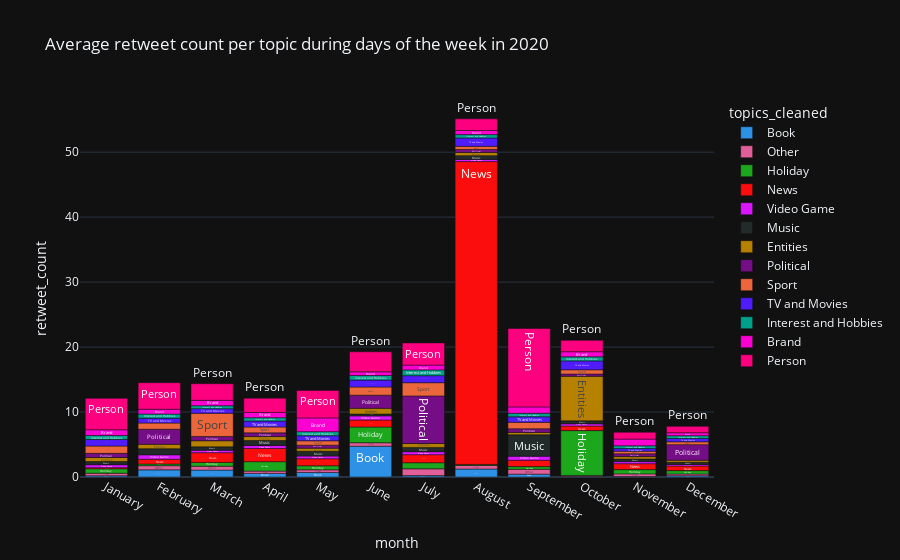

The cell this chart's notebook holds for it:
### Code cell
fig = px.bar(topic_analysis_2020_month, x="month", y="retweet_count", color="topics_cleaned", text="topics_cleaned", category_orders={'month': months}, title="Average retweet count per topic during days of the week in 2020",
             color_discrete_sequence=px.colors.qualitative.Dark24)
fig.show()

### Figure 1 — Plotly figure (JSON) as saved in the notebook; plotly's stock layout.template omitted (floating-point values rounded to 4 significant figures)
{"data": [{"alignmentgroup": "True", "hovertemplate": "topics_cleaned=%{text}<br>month=%{x}<br>retweet_count=%{y}<extra></extra>", "legendgroup": "Book", "marker": {"color": "#2E91E5", "pattern": {"shape": ""}}, "name": "Book", "offsetgroup": "Book", "orientation": "v", "showlegend": true, "text": ["Book", "Book", "Book", "Book", "Book", "Book", "Book", "Book", "Book", "Book", "Book", "Book"], "textposition": "auto", "x": ["November", "October", "January", "December", "July", "September", "April", "May", "March", "February", "August", "June"], "xaxis": "x", "y": [0.06897, 0.07895, 0.1923, 0.2, 0.2143, 0.439, 0.5556, 0.7, 1.067, 1.1, 1.233, 4.741], "yaxis": "y", "type": "bar"}, {"alignmentgroup": "True", "hovertemplate": "topics_cleaned=%{text}<br>month=%{x}<br>retweet_count=%{y}<extra></extra>", "legendgroup": "Other", "marker": {"color": "#E15F99", "pattern": {"shape": ""}}, "name": "Other", "offsetgroup": "Other", "orientation": "v", "showlegend": true, "text": ["Other", "Other", "Other", "Other", "Other", "Other", "Other", "Other", "Other", "Other", "Other", "Other"], "textposition": "auto", "x": ["October", "December", "April", "January", "May", "November", "June", "August", "March", "February", "September", "July"], "xaxis": "x", "y": [0.161, 0.2577, 0.3516, 0.3939, 0.4053, 0.4098, 0.5294, 0.5372, 0.587, 0.6418, 0.7483, 1.045], "yaxis": "y", "type": "bar"}, {"alignmentgroup": "True", "hovertemplate": "topics_cleaned=%{text}<br>month=%{x}<br>retweet_count=%{y}<extra></extra>", "legendgroup": "Holiday", "marker": {"color": "#1CA71C", "pattern": {"shape": ""}}, "name": "Holiday", "offsetgroup": "Holiday", "orientation": "v", "showlegend": true, "text": ["Holiday", "Holiday", "Holiday", "Holiday", "Holiday", "Holiday", "Holiday", "Holiday", "Holiday", "Holiday", "Holiday", "Holiday"], "textposition": "auto", "x": ["August", "February", "September", "December", "March", "May", "November", "January", "July", "April", "June", "October"], "xaxis": "x", "y": [0.1702, 0.2514, 0.4098, 0.5263, 0.5931, 0.6259, 0.6575, 0.6803, 0.9378, 1.453, 2.419, 6.903], "yaxis": "y", "type": "bar"}, {"alignmentgroup": "True", "hovertemplate": "topics_cleaned=%{text}<br>month=%{x}<br>retweet_count=%{y}<extra></extra>", "legendgroup": "News", "marker": {"color": "#FB0D0D", "pattern": {"shape": ""}}, "name": "News", "offsetgroup": "News", "orientation": "v", "showlegend": true, "text": ["News", "News", "News", "News", "News", "News", "News", "News", "News", "News", "News", "News"], "textposition": "auto", "x": ["January", "October", "December", "February", "November", "September", "May", "June", "July", "March", "April", "August"], "xaxis": "x", "y": [0.1739, 0.7076, 0.716, 0.7355, 0.9134, 0.9826, 1.082, 1.09, 1.241, 1.498, 2.03, 46.61], "yaxis": "y", "type": "bar"}, {"alignmentgroup": "True", "hovertemplate": "topics_cleaned=%{text}<br>month=%{x}<br>retweet_count=%{y}<extra></extra>", "legendgroup": "Video Game", "marker": {"color": "#DA16FF", "pattern": {"shape": ""}}, "name": "Video Game", "offsetgroup": "Video Game", "orientation": "v", "showlegend": true, "text": ["Video Game", "Video Game", "Video Game", "Video Game", "Video Game", "Video Game", "Video Game", "Video Game", "Video Game", "Video Game", "Video Game", "Video Game"], "textposition": "auto", "x": ["December", "November", "August", "October", "March", "May", "April", "January", "July", "June", "September", "February"], "xaxis": "x", "y": [0.2321, 0.3188, 0.3333, 0.3367, 0.3771, 0.4104, 0.4495, 0.4504, 0.4583, 0.6264, 0.6318, 0.6879], "yaxis": "y", "type": "bar"}, {"alignmentgroup": "True", "hovertemplate": "topics_cleaned=%{text}<br>month=%{x}<br>retweet_count=%{y}<extra></extra>", "legendgroup": "Music", "marker": {"color": "#222A2A", "pattern": {"shape": ""}}, "name": "Music", "offsetgroup": "Music", "orientation": "v", "showlegend": true, "text": ["Music", "Music", "Music", "Music", "Music", "Music", "Music", "Music", "Music", "Music", "Music", "Music"], "textposition": "auto", "x": ["June", "December", "November", "October", "January", "March", "August", "July", "May", "April", "February", "September"], "xaxis": "x", "y": [0.2927, 0.3333, 0.3986, 0.4609, 0.4898, 0.5198, 0.5802, 0.6606, 0.7381, 0.7723, 0.9389, 3.289], "yaxis": "y", "type": "bar"}, {"alignmentgroup": "True", "hovertemplate": "topics_cleaned=%{text}<br>month=%{x}<br>retweet_count=%{y}<extra></extra>", "legendgroup": "Entities", "marker": {"color": "#B68100", "pattern": {"shape": ""}}, "name": "Entities", "offsetgroup": "Entities", "orientation": "v", "showlegend": true, "text": ["Entities", "Entities", "Entities", "Entities", "Entities", "Entities", "Entities", "Entities", "Entities", "Entities", "Entities", "Entities"], "textposition": "auto", "x": ["December", "September", "November", "August", "May", "July", "April", "January", "February", "June", "March", "October"], "xaxis": "x", "y": [0.3225, 0.3609, 0.3757, 0.4782, 0.4831, 0.592, 0.6114, 0.618, 0.6747, 0.8782, 0.9339, 6.853], "yaxis": "y", "type": "bar"}, {"alignmentgroup": "True", "hovertemplate": "topics_cleaned=%{text}<br>month=%{x}<br>retweet_count=%{y}<extra></extra>", "legendgroup": "Political", "marker": {"color": "#750D86", "pattern": {"shape": ""}}, "name": "Political", "offsetgroup": "Political", "orientation": "v", "showlegend": true, "text": ["Political", "Political", "Political", "Political", "Political", "Political", "Political", "Political", "Political", "Political", "Political", "Political"], "textposition": "auto", "x": ["October", "November", "May", "August", "September", "April", "January", "March", "June", "February", "December", "July"], "xaxis": "x", "y": [0.3523, 0.4371, 0.4552, 0.4699, 0.5606, 0.5714, 0.6429, 0.6634, 2.018, 2.324, 2.394, 7.328], "yaxis": "y", "type": "bar"}, {"alignmentgroup": "True", "hovertemplate": "topics_cleaned=%{text}<br>month=%{x}<br>retweet_count=%{y}<extra></extra>", "legendgroup": "Sport", "marker": {"color": "#EB663B", "pattern": {"shape": ""}}, "name": "Sport", "offsetgroup": "Sport", "orientation": "v", "showlegend": true, "text": ["Sport", "Sport", "Sport", "Sport", "Sport", "Sport", "Sport", "Sport", "Sport", "Sport", "Sport", "Sport"], "textposition": "auto", "x": ["November", "December", "August", "October", "May", "April", "February", "September", "January", "June", "July", "March"], "xaxis": "x", "y": [0.3944, 0.434, 0.4917, 0.6547, 0.6704, 0.9029, 0.951, 0.9907, 1.12, 1.262, 2.038, 3.568], "yaxis": "y", "type": "bar"}, {"alignmentgroup": "True", "hovertemplate": "topics_cleaned=%{text}<br>month=%{x}<br>retweet_count=%{y}<extra></extra>", "legendgroup": "TV and Movies", "marker": {"color": "#511CFB", "pattern": {"shape": ""}}, "name": "TV and Movies", "offsetgroup": "TV and Movies", "orientation": "v", "showlegend": true, "text": ["TV and Movies", "TV and Movies", "TV and Movies", "TV and Movies", "TV and Movies", "TV and Movies", "TV and Movies", "TV and Movies", "TV and Movies", "TV and Movies", "TV and Movies", "TV and Movies"], "textposition": "auto", "x": ["November", "December", "March", "February", "May", "September", "April", "January", "June", "July", "August", "October"], "xaxis": "x", "y": [0.4013, 0.5035, 0.7022, 0.7396, 0.7861, 0.8572, 0.909, 1.003, 1.057, 1.082, 1.271, 1.366], "yaxis": "y", "type": "bar"}, {"alignmentgroup": "True", "hovertemplate": "topics_cleaned=%{text}<br>month=%{x}<br>retweet_count=%{y}<extra></extra>", "legendgroup": "Interest and Hobbies", "marker": {"color": "#00A08B", "pattern": {"shape": ""}}, "name": "Interest and Hobbies", "offsetgroup": "Interest and Hobbies", "orientation": "v", "showlegend": true, "text": ["Interest and Hobbies", "Interest and Hobbies", "Interest and Hobbies", "Interest and Hobbies", "Interest and Hobbies", "Interest and Hobbies", "Interest and Hobbies", "Interest and Hobbies", "Interest and Hobbies", "Interest and Hobbies", "Interest and Hobbies", "Interest and Hobbies"], "textposition": "auto", "x": ["November", "December", "March", "April", "August", "September", "October", "May", "January", "February", "June", "July"], "xaxis": "x", "y": [0.4346, 0.4395, 0.4668, 0.522, 0.528, 0.5386, 0.6204, 0.626, 0.6268, 0.6432, 0.7099, 0.8864], "yaxis": "y", "type": "bar"}, {"alignmentgroup": "True", "hovertemplate": "topics_cleaned=%{text}<br>month=%{x}<br>retweet_count=%{y}<extra></extra>", "legendgroup": "Brand", "marker": {"color": "#FB00D1", "pattern": {"shape": ""}}, "name": "Brand", "offsetgroup": "Brand", "orientation": "v", "showlegend": true, "text": ["Brand", "Brand", "Brand", "Brand", "Brand", "Brand", "Brand", "Brand", "Brand", "Brand", "Brand", "Brand"], "textposition": "auto", "x": ["December", "June", "August", "February", "July", "October", "April", "March", "January", "September", "November", "May"], "xaxis": "x", "y": [0.4534, 0.5692, 0.6393, 0.738, 0.7428, 0.7905, 0.8056, 0.8242, 0.8788, 0.9851, 1.025, 2.115], "yaxis": "y", "type": "bar"}, {"alignmentgroup": "True", "hovertemplate": "topics_cleaned=%{text}<br>month=%{x}<br>retweet_count=%{y}<extra></extra>", "legendgroup": "Person", "marker": {"color": "#FC0080", "pattern": {"shape": ""}}, "name": "Person", "offsetgroup": "Person", "orientation": "v", "showlegend": true, "text": ["Person", "Person", "Person", "Person", "Person", "Person", "Person", "Person", "Person", "Person", "Person", "Person"], "textposition": "auto", "x": ["December", "November", "October", "August", "April", "March", "June", "July", "February", "May", "January", "September"], "xaxis": "x", "y": [0.9832, 1.052, 1.754, 1.785, 2.2, 2.557, 3.077, 3.414, 4.095, 4.235, 4.833, 12.06], "yaxis": "y", "type": "bar"}], "layout": {"xaxis": {"anchor": "y", "domain": [0.0, 1.0], "title": {"text": "month"}, "categoryorder": "array", "categoryarray": ["January", "February", "March", "April", "May", "June", "July", "August", "September", "October", "November", "December"]}, "yaxis": {"anchor": "x", "domain": [0.0, 1.0], "title": {"text": "retweet_count"}}, "legend": {"title": {"text": "topics_cleaned"}, "tracegroupgap": 0}, "title": {"text": "Average retweet count per topic during days of the week in 2020"}, "barmode": "relative"}}
